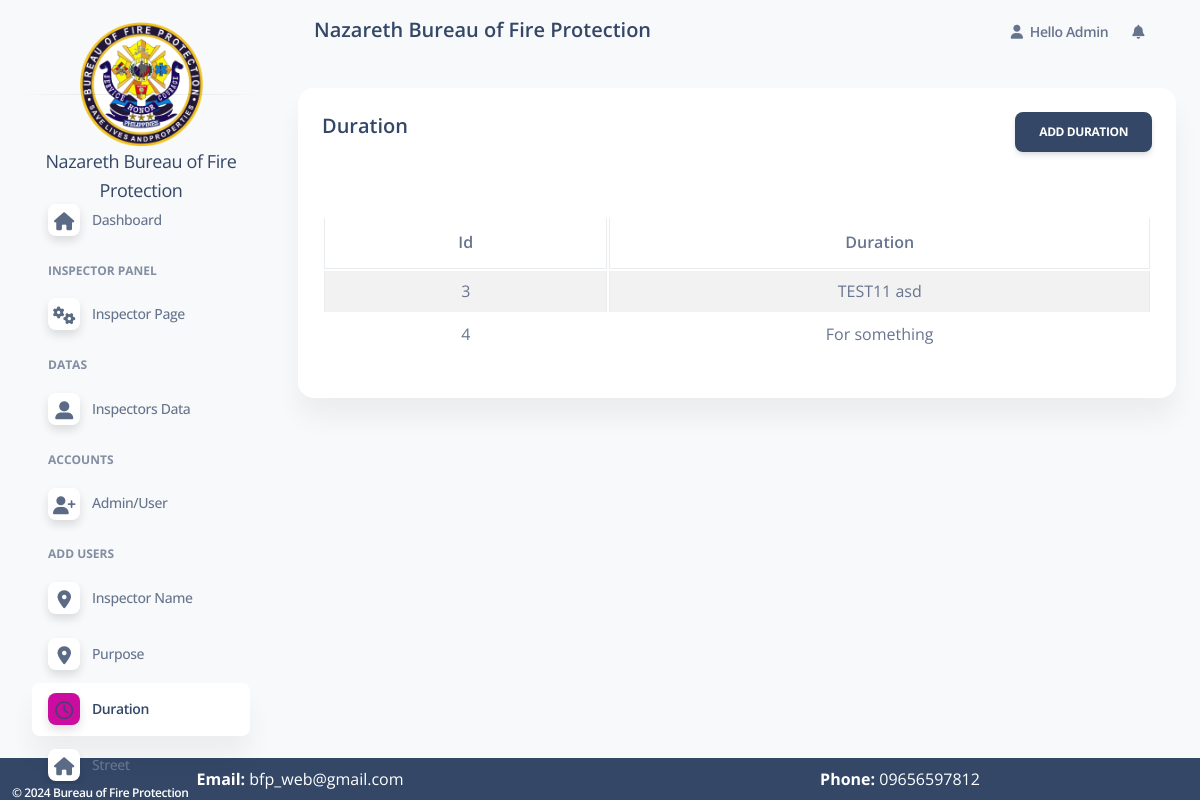
/admin/duration_panel.php (signed in), run on the app's committed database.
### tables this page shows
CREATE TABLE `duration` (
  `id` int(11) NOT NULL,
  `duration` varchar(50) NOT NULL,
  `created_at` date NOT NULL DEFAULT current_timestamp()
);

CREATE TABLE `settings` (
  `id` int(11) UNSIGNED NOT NULL,
  `title` varchar(100) NOT NULL,
  `web_name` varchar(100) DEFAULT NULL,
  `domain` varchar(100) DEFAULT NULL,
  `sdescription` text DEFAULT NULL,
  `mdescription` varchar(100) DEFAULT NULL,
  `mkeyword` varchar(100) DEFAULT NULL,
  `email1` varchar(100) DEFAULT NULL,
  `email2` varchar(100) DEFAULT NULL,
  `phone1` varchar(100) DEFAULT NULL,
  `phone2` varchar(100) DEFAULT NULL,
  `address` varchar(100) DEFAULT NULL
);

### config/function.php (called while the page is built, shortened)
<?php
    require 'dbconn.php';
    function validate($inputData)
    {
        global $conn;
       $validateData = mysqli_real_escape_string($conn, $inputData);
       return trim($validateData);
    }
    function webSetting($columnName)
    {
        $setting = getByID('settings', 1);
        if($setting['status'] == 200){
            return $setting['data'][$columnName];
        }
    }
    function getAll($tableName)
    {
        global $conn;
        $table = validate($tableName);
        $query = "SELECT * FROM $table";
        $result = mysqli_query($conn, $query);
        return $result;
    }
    function getByID($tableName, $id){
        global $conn;
        $table = validate($tableName);
        $id = validate($id);
        $query = "SELECT * FROM $table WHERE id = '$id' LIMIT 1";
        $result = mysqli_query($conn, $query);
        if($result)
        {
            if(mysqli_num_rows($result) == 1)
            {
                $row = mysqli_fetch_array($result, MYSQLI_ASSOC);
                $response = [
                    'status' => 200,
                    'message' => 'Fetched Data',
                    'data' => $row
                ];
                return $response;
            }
            else
            {
                $response = [
                    'status' => 404,
                    'message' => 'No Data Has been Recorded'
                ];
                return $response;
            }
        }
        else
        {
            $response = [
                'status' => 500,
                'message' => 'Something Went Wrong'
            ];
            return $response;
        }
    }
?>

### admin/duration_panel.php (the view, shortened to what this page needs)
<?php
include('includes/header.php'); ?>
    <div class="row">
    <div class="col-md-12">
        <div class="col-md-12">
            <div class="card">
                <div class="card-header">
                    <h5> Duration
                    <a href="add_duration.php" class="btn btn-dark float-end">Add Duration</a>
                    </h5>
                </div>
                <div class="card-body">
                        <table id="myTable" class="table table-bordered table-striped">
                            <thead>
                                <tr>
                                    <th class = "text-center">Id</th>
                                    <th class = "text-center">Duration</th>
                                </tr>
                            </thead>
                            <tbody>
                            <?php
                                   $services = getAll('duration');
                                   if($services)
                                   {
                                   if(mysqli_num_rows($services) > 0)
                                   {
                                            foreach($services as $servicesItem)
                                            {
                                                ?>
                                           <tr>
                                            <td class = "text-center"><?= $servicesItem['id']?> </span></td>
                                            <td class = "text-center"><?= $servicesItem['duration']?> </span></td>
                                            </tr>
                                                 <?php
                                            }
                                   }
                                }
                                   else{
                                    ?>
                                        <td cosplan = "3" >No Record Found</td>
                                    <?php
                                   }
                                ?>
                            </tbody>
                        </table>
                </div>
            </div>
        </div>
    </div>
    <?php include('includes/scripts.php'); ?>

### admin/includes/scripts.php (shortened to what this page needs)
<div class="bg-dark " style=" position: fixed;
  left: 0;
  bottom: 0;
  width: 100%;
  color: white;
  text-align: center;">
   <div class="copyright text-center  text-xs text-muted text-xs-start " style = "position: fixed;  bottom:0;">
                <a  class="font-weight-bold text-white" target="_blank">
                   ©  Bureau of Fire Protection</a>
              </div>
    <div class="row">
      <div class="col-md-6 text-white">
       <p class = "text-center my-2"> <strong> Email: </strong> <?=webSetting('email1') ?? ''; ?></p>
      </div>
      <div class="col-md-6 text-white">
      <p class = "text-center my-2"> <strong> Phone: </strong> <?=webSetting('phone1') ?? ''; ?></p>
      </div>
      </div>
</div>
</body>
</html>

### data on the page
duration: id "3", duration "TEST11 asd"
duration: id "4", duration "For something"
settings: email1 "bfp_web@gmail.com", phone1 "09656597812"

### other printed values
$_SESSION['loggedInUser']['name'] "Admin"
